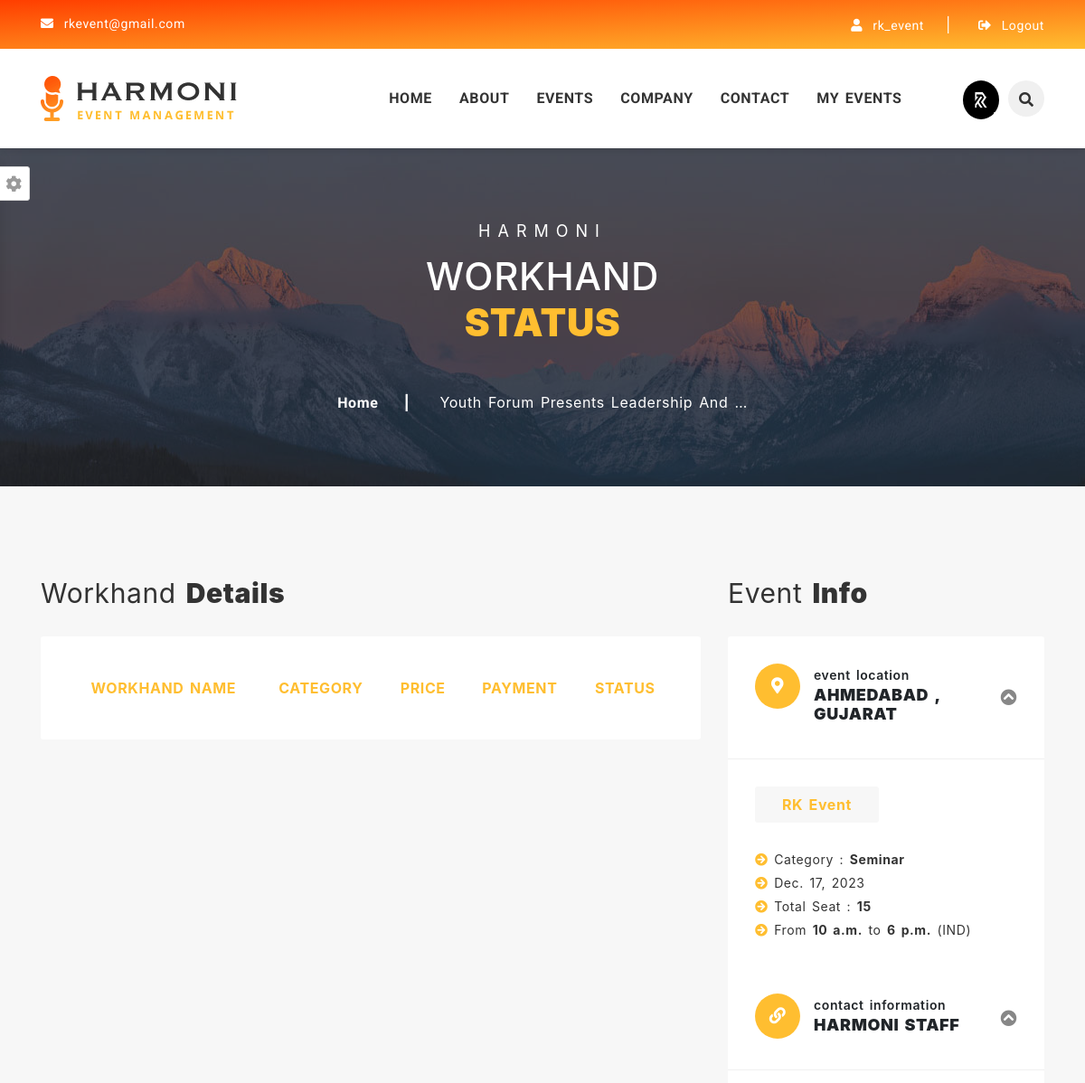
The app's page /payment/youth-forum-presents-leadership-and-team-building-seminar (signed in, upper part), older data.
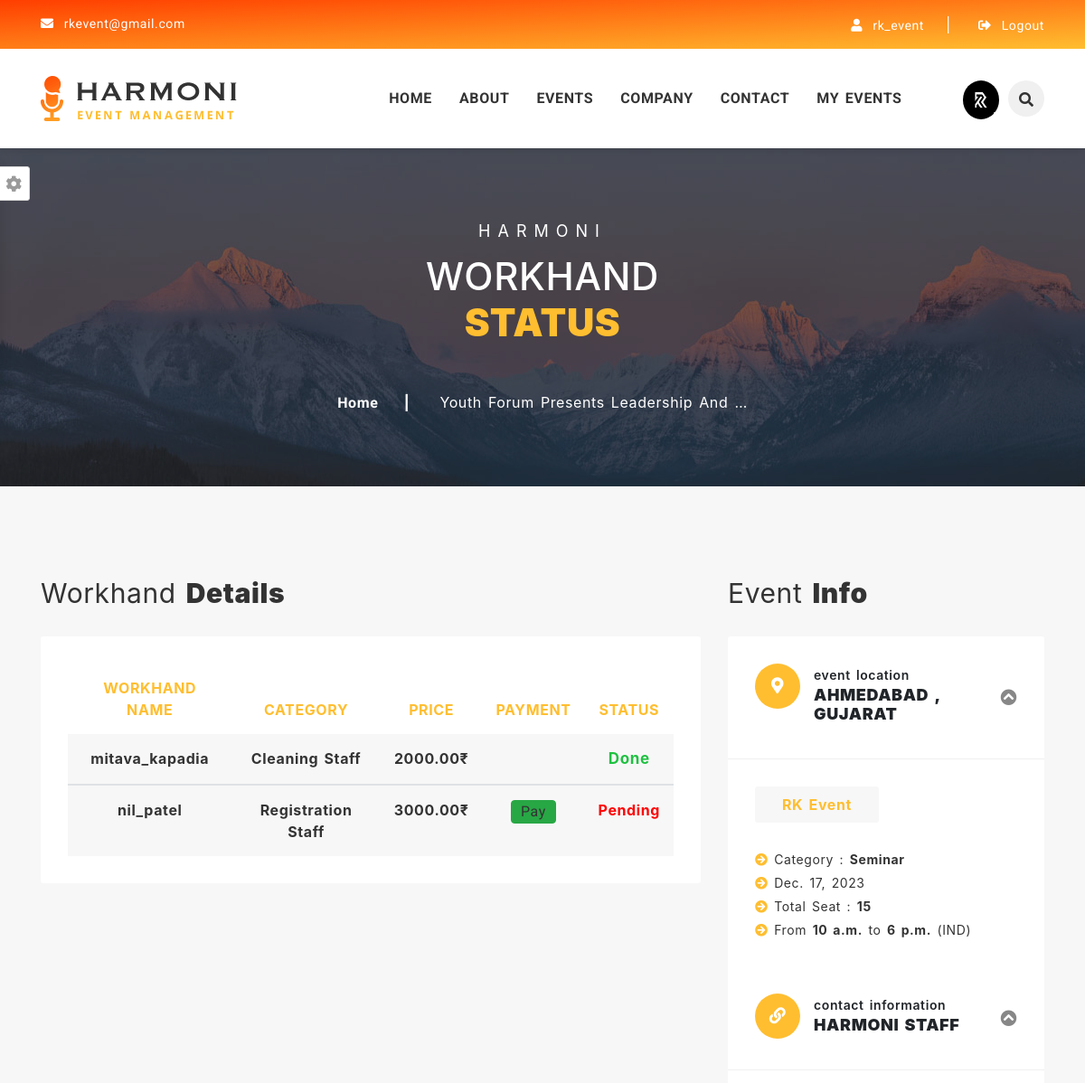
The same page, newer data.
### event_data/models.py (models this page shows, shortened)
class Event_Registrations(models.Model):
    registration_date = models.DateField(default=datetime.now)
    event_workhand_id = models.ForeignKey('Event_workhand' , on_delete=models.CASCADE , default=None)
    workhand_id = models.ForeignKey('Workhand',on_delete=models.CASCADE)
    registration_status = models.BooleanField(default=False)
    event_id = models.ForeignKey('Event' , on_delete=models.CASCADE)
    company_id = models.ForeignKey('Company' , on_delete=models.CASCADE)
    payment_status = models.BooleanField(default=False)
    payment_date = models.DateField(default=datetime.now)

class Workhand(models.Model):
    first_name = models.CharField(max_length=255)
    last_name = models.CharField(max_length=255)
    email = models.EmailField()
    contact_number = models.CharField(max_length=12)
    street_address = models.CharField(max_length=200)
    city_id = models.ForeignKey('City', on_delete=models.CASCADE)
    state_id = models.ForeignKey('State' , on_delete=models.CASCADE)
    profilePic_path = models.ImageField(default = 'default.jpg' , upload_to = 'workhand_img/')
    Workhand_category_id = models.ForeignKey('Workhand_category' , on_delete=models.CASCADE)
    User_id = models.ForeignKey('auth.User',  on_delete=models.CASCADE)
    def __str__(self):
        return self.User_id.username

class Event_workhand(models.Model):
    Workhand_category_id = models.ForeignKey('Workhand_category' , on_delete=models.CASCADE)
    number_of_workhand = models.IntegerField(default=11)
    price = models.DecimalField(max_digits=10, decimal_places=2 , default = None)
    event_id = models.ForeignKey('Event' , on_delete=models.CASCADE)
    def __str__(self):
        return self.Workhand_category_id.workhand_category_name

class Workhand_category(models.Model):
    workhand_category_name = models.CharField(max_length=50)

### company/views.py (the view)
# urls.py: path("payment/<slug>",views.payment , name="payment"),
@login_required(login_url="/accounts/login/")
@user_passes_test(lambda u: u.is_staff, login_url='/404-error/')
def payment(request,slug):
    event = Event.objects.get(slug=slug)
    Registered_workhand = Event_Registrations.objects.filter(event_id=event , registration_status=True)
    total_price = 0
    for i in Registered_workhand:
        total_price += i.event_workhand_id.price
    context = {
        'event' : event,
        'workhands' : Registered_workhand,
        'total_price' : total_price,
    }
    return render(request,'vendor/payment.html',context)

### event_data/models.py (called while the page is built)
    def __str__(self):
        return self.name

    def __str__(self):
        return self.city_name

    def __str__(self):
        return self.state_name

    def __str__(self):
        return self.Event_subcategory_name

### templates/vendor/payment.html (shortened to what the changed rows need)
{% extends 'user/base.html' %}
{% load static %}
{% block content %}
		<section id="breadcrumb-section" class="breadcrumb-section clearfix">
			<div class="jarallax" style="background-image: url({% static 'assets/images/breadcrumb/0.breadcrumb-bg.jpg' %});">
				<div class="overlay-black">
					<div class="container">
						<div class="row justify-content-center">
							<div class="col-lg-6 col-md-12 col-sm-12">
								<div class="breadcrumb-title text-center mb-50">
									<h2 class="big-title">Workhand <strong>Status</strong></h2>
								</div>
							</div>
						</div>
					</div>
				</div>
			</div>
		</section>
		<section id="booking-section" class="booking-section bg-gray-light sec-ptb-100 clearfix">
			<div class="container">
				<div class="row">
					<div class="col-lg-8 col-md-12 col-sm-12">
						<div class="booking-content-wrapper">
							<div class="order-summary mb-50">
								<div class="section-title mb-30">
									<h2 class="big-title">Workhand <strong>Details</strong></h2>
								</div>
								<div class="order-summary-table table-responsive">
									{% if event.company_id.User_id == request.user %}
									<table class="table text-center">
										<thead>
											<tr>
												<th scope="col">Workhand Name</th>
												<th scope="col">Category</th>
												<th scope="col">Price</th>
												<th scope="col">Payment</th>
												<th scope="col">Status</th>
											</tr>
										</thead>
										<form id="razorpay-form" action="{% url 'payment' slug=event.slug %}" method="POST">
											{% for i in workhands %}
												<tbody>
														<tr class="bg-gray-light">
														<th scope="row">{{i.workhand_id}}</th>
														<td>{{i.event_workhand_id}}</td>
														<td>{{i.event_workhand_id.price}}₹</td>
														{% if  i.payment_status %}
														<td><img src="https://www.chicagocustomlabels.com/wp-content/uploads/2020/03/payment_success.png" alt="" style="max-width:14%;"></td>
														{% else %}
														<td><a id="rzp-button{{i.id}}" class="btn btn-success p-0" style="width:50px; height=40px;">Pay</a></td>
														{% endif %}
														{% if  i.payment_status %}
														<td style="color:#1EC140; font-size:17px;">Done</td>
														{% else %}
														<td style="color:Red">Pending</td>
														{% endif %}
														</tr>
													{% endfor %}
													</form>
										{% endif %}
									</table>
								</div>
							</div>
						</div>
					</div>
					<div class="col-lg-4 col-md-12 col-sm-12">
						<div class="sidebar-section">
							<div class="section-title mb-30">
								<h2 class="big-title">event <strong>info</strong></h2>
							</div>
						</div>
					</div>
				</div>
			</div>
		</section>
{% endblock content%}

Row changes from the older to the newer data that the page shows:
now on this page (row edited): Event_Registrations: workhand_id "mitava_kapadia", event_workhand_id "Cleaning Staff", event_workhand_id.price "2000.00", payment_status "Done"
now on this page (row edited): Event_Registrations: workhand_id "nil_patel", event_workhand_id "Registration Staff", event_workhand_id.price "3000.00", {{ i.id }} 4 (drawn), payment_status "Pending"
